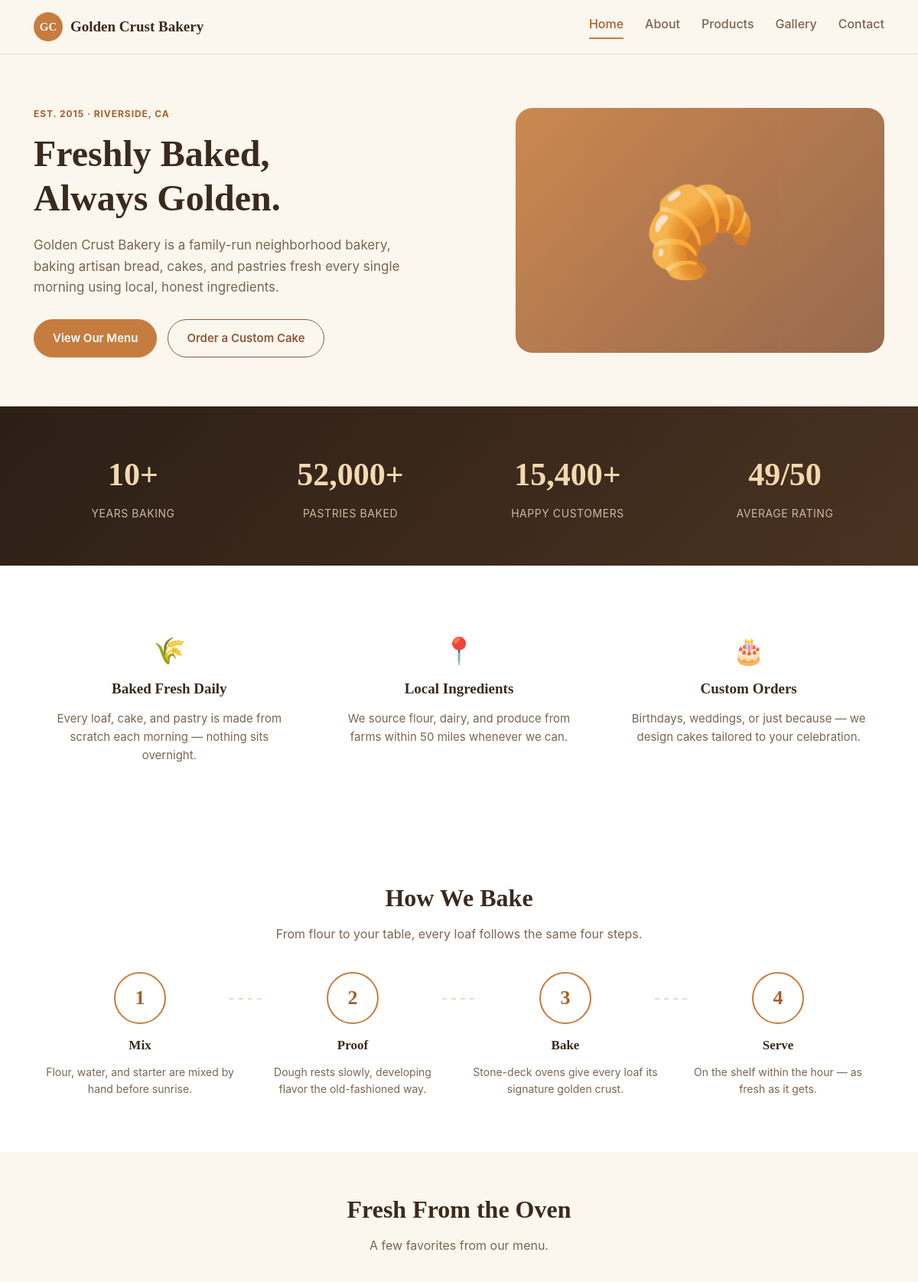
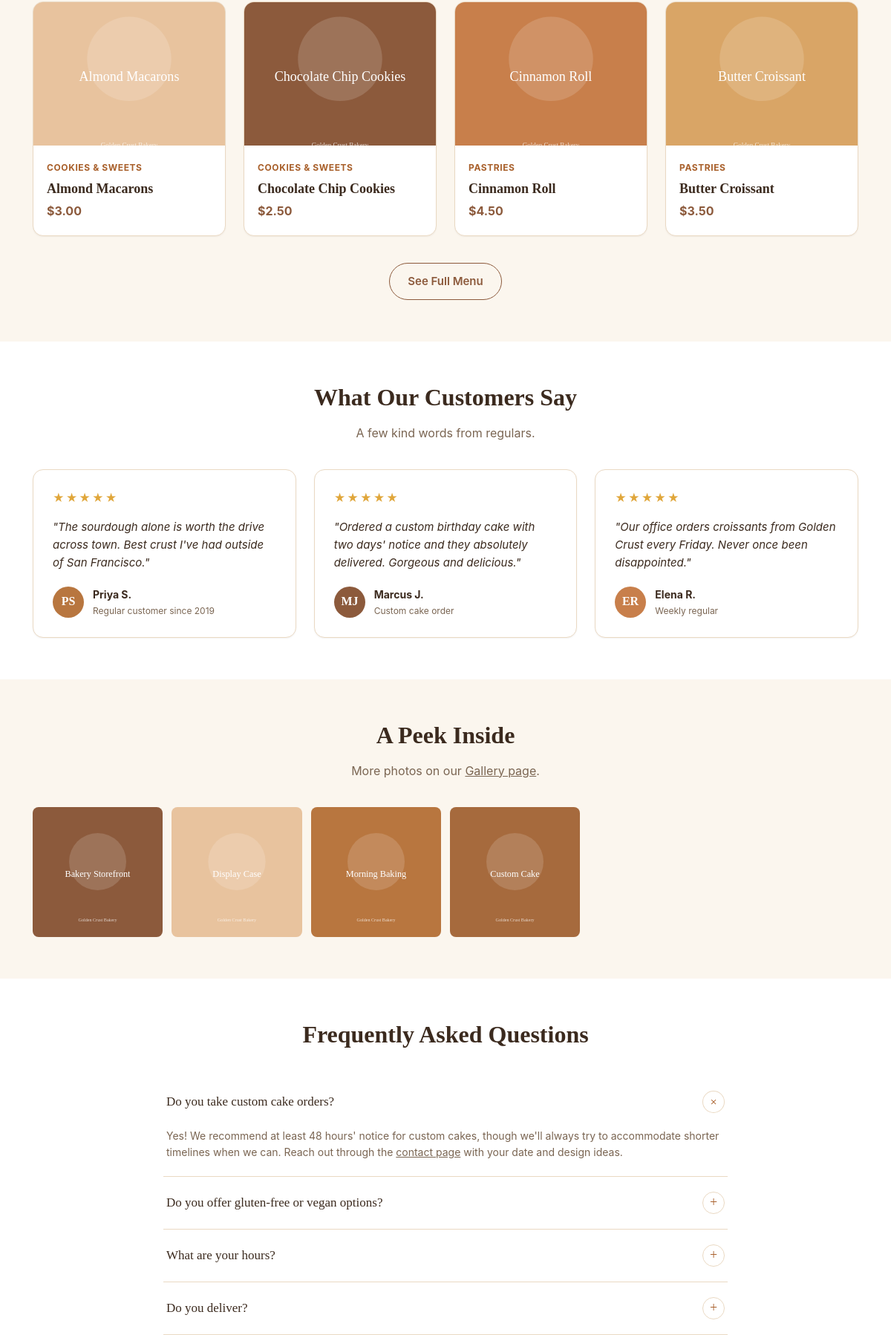
The page / (upper part) on the database its author committed (2 pictures, top to bottom).
### tables this page shows
CREATE TABLE products (
    id INT AUTO_INCREMENT PRIMARY KEY,
    category_id INT NOT NULL,
    name VARCHAR(150) NOT NULL,
    description TEXT,
    price DECIMAL(10, 2) NOT NULL DEFAULT 0.00,
    image_path VARCHAR(255),
    is_available TINYINT(1) NOT NULL DEFAULT 1,
    created_at TIMESTAMP NOT NULL DEFAULT CURRENT_TIMESTAMP,
    updated_at TIMESTAMP NOT NULL DEFAULT CURRENT_TIMESTAMP ON UPDATE CURRENT_TIMESTAMP,
    FOREIGN KEY (category_id) REFERENCES categories(id) ON DELETE CASCADE
);

CREATE TABLE categories (
    id INT AUTO_INCREMENT PRIMARY KEY,
    name VARCHAR(100) NOT NULL UNIQUE,
    display_order INT NOT NULL DEFAULT 0
);

CREATE TABLE gallery (
    id INT AUTO_INCREMENT PRIMARY KEY,
    image_path VARCHAR(255) NOT NULL,
    caption VARCHAR(255),
    created_at TIMESTAMP NOT NULL DEFAULT CURRENT_TIMESTAMP
);

### includes/functions.php (called while the page is built, shortened)
<?php
function e(?string $value): string
{
    return htmlspecialchars($value ?? '', ENT_QUOTES, 'UTF-8');
}

### index.php (the view, shortened to what this page needs)
<?php
require_once __DIR__ . '/includes/functions.php';
$pdo = get_db_connection();
$featuredProducts = $pdo->query(
    'SELECT p.*, c.name AS category_name FROM products p
     JOIN categories c ON c.id = p.category_id
     WHERE p.is_available = 1
     ORDER BY p.id DESC LIMIT 4'
)->fetchAll();
$galleryTeaser = $pdo->query('SELECT * FROM gallery ORDER BY created_at DESC LIMIT 6')->fetchAll();
require __DIR__ . '/includes/header.php';
?>
<section class="hero">
    <div class="container hero-inner">
        <div class="hero-text">
            <span class="eyebrow">Est. 2015 &middot; Riverside, CA</span>
            <h1>Freshly Baked,<br>Always Golden.</h1>
            <p>Golden Crust Bakery is a family-run neighborhood bakery, baking artisan bread, cakes, and
                pastries fresh every single morning using local, honest ingredients.</p>
            <div class="hero-actions">
                <a href="/services.php" class="btn btn-primary">View Our Menu</a>
                <a href="/contact.php" class="btn btn-outline">Order a Custom Cake</a>
            </div>
        </div>
        <div class="hero-art" aria-hidden="true">
            <div class="hero-blob"></div>
        </div>
    </div>
</section>
<section class="stats-band">
    <div class="container stats-grid">
        <div class="stat-item reveal">
            <span class="counter" data-count-to="10" data-suffix="+">0</span>
            <p>Years Baking</p>
        </div>
        <div class="stat-item reveal" data-reveal-delay="100">
            <span class="counter" data-count-to="52000" data-suffix="+">0</span>
            <p>Pastries Baked</p>
        </div>
        <div class="stat-item reveal" data-reveal-delay="200">
            <span class="counter" data-count-to="15400" data-suffix="+">0</span>
            <p>Happy Customers</p>
        </div>
        <div class="stat-item reveal" data-reveal-delay="300">
            <span class="counter" data-count-to="49" data-suffix="/50">0</span>
            <p>Average Rating</p>
        </div>
    </div>
</section>
<section class="section features">
    <div class="container">
        <div class="feature-grid">
            <div class="feature-card reveal">
                <div class="feature-icon">🌾</div>
                <h3>Baked Fresh Daily</h3>
                <p>Every loaf, cake, and pastry is made from scratch each morning &mdash; nothing sits overnight.</p>
            </div>
            <div class="feature-card reveal" data-reveal-delay="120">
                <div class="feature-icon">📍</div>
                <h3>Local Ingredients</h3>
                <p>We source flour, dairy, and produce from farms within 50 miles whenever we can.</p>
            </div>
            <div class="feature-card reveal" data-reveal-delay="240">
                <div class="feature-icon">🎂</div>
                <h3>Custom Orders</h3>
                <p>Birthdays, weddings, or just because &mdash; we design cakes tailored to your celebration.</p>
            </div>
        </div>
    </div>
</section>
<section class="section section-tinted">
    <div class="container">
        <div class="section-heading reveal">
            <h2>How We Bake</h2>
            <p>From flour to your table, every loaf follows the same four steps.</p>
        </div>
        <div class="process-grid">
            <div class="process-step reveal">
                <div class="process-number">1</div>
                <h3>Mix</h3>
                <p>Flour, water, and starter are mixed by hand before sunrise.</p>
            </div>
            <div class="process-step reveal" data-reveal-delay="120">
                <div class="process-number">2</div>
                <h3>Proof</h3>
                <p>Dough rests slowly, developing flavor the old-fashioned way.</p>
            </div>
            <div class="process-step reveal" data-reveal-delay="240">
                <div class="process-number">3</div>
                <h3>Bake</h3>
                <p>Stone-deck ovens give every loaf its signature golden crust.</p>
            </div>
            <div class="process-step reveal" data-reveal-delay="360">
                <div class="process-number">4</div>
                <h3>Serve</h3>
                <p>On the shelf within the hour &mdash; as fresh as it gets.</p>
            </div>
        </div>
    </div>
</section>
<section class="section featured">
    <div class="container">
        <div class="section-heading reveal">
            <h2>Fresh From the Oven</h2>
            <p>A few favorites from our menu.</p>
        </div>
        <div class="product-grid">
            <?php foreach ($featuredProducts as $i => $product): ?>
                <div class="product-card reveal" data-reveal-delay="<?= $i * 100 ?>">
                    <div class="product-image">
                        <img src="/<?= e($product['image_path']) ?>" alt="<?= e($product['name']) ?>" loading="lazy">
                    </div>
                    <div class="product-body">
                        <span class="product-category"><?= e($product['category_name']) ?></span>
                        <h3><?= e($product['name']) ?></h3>
                        <p class="product-price">$<?= number_format((float) $product['price'], 2) ?></p>
                    </div>
                </div>
            <?php endforeach; ?>
        </div>
        <div class="section-cta">
            <a href="/services.php" class="btn btn-outline">See Full Menu</a>
        </div>
    </div>
</section>
<section class="section section-tinted">
    <div class="container">
        <div class="section-heading reveal">
            <h2>What Our Customers Say</h2>
            <p>A few kind words from regulars.</p>
        </div>
        <div class="testimonial-grid">
            <div class="testimonial-card reveal">
                <div class="testimonial-stars">★★★★★</div>
                <p class="testimonial-quote">"The sourdough alone is worth the drive across town. Best crust I've had outside of San Francisco."</p>
                <div class="testimonial-author">
                    <img src="/assets/uploads/testimonials/priya.svg" alt="Priya S." class="testimonial-avatar">
                    <div>
                        <div class="testimonial-name">Priya S.</div>
                        <div class="testimonial-role">Regular customer since 2019</div>
                    </div>
                </div>
            </div>
            <div class="testimonial-card reveal" data-reveal-delay="120">
                <div class="testimonial-stars">★★★★★</div>
                <p class="testimonial-quote">"Ordered a custom birthday cake with two days' notice and they absolutely delivered. Gorgeous and delicious."</p>
                <div class="testimonial-author">
                    <img src="/assets/uploads/testimonials/marcus.svg" alt="Marcus J." class="testimonial-avatar">
                    <div>
                        <div class="testimonial-name">Marcus J.</div>
                        <div class="testimonial-role">Custom cake order</div>
                    </div>
                </div>
            </div>
            <div class="testimonial-card reveal" data-reveal-delay="240">
                <div class="testimonial-stars">★★★★★</div>
                <p class="testimonial-quote">"Our office orders croissants from Golden Crust every Friday. Never once been disappointed."</p>
                <div class="testimonial-author">
                    <img src="/assets/uploads/testimonials/elena.svg" alt="Elena R." class="testimonial-avatar">
                    <div>
                        <div class="testimonial-name">Elena R.</div>
                        <div class="testimonial-role">Weekly regular</div>
                    </div>
                </div>
            </div>
        </div>
    </div>
</section>
<?php if (!empty($galleryTeaser)): ?>
<section class="section">
    <div class="container">
        <div class="section-heading reveal">
            <h2>A Peek Inside</h2>
            <p>More photos on our <a href="/gallery.php" class="auth-link">Gallery page</a>.</p>
        </div>
        <div class="gallery-teaser-grid reveal">
            <?php foreach ($galleryTeaser as $image): ?>
                <a href="/gallery.php">
                    <img src="/<?= e($image['image_path']) ?>" alt="<?= e($image['caption'] ?: 'Gallery photo') ?>" loading="lazy">
                </a>
            <?php endforeach; ?>
        </div>
    </div>
</section>
<?php endif; ?>
<section class="section section-tinted">
    <div class="container">
        <div class="section-heading reveal">
            <h2>Frequently Asked Questions</h2>
        </div>
        <div class="faq-list reveal">
            <div class="faq-item open">
                <button type="button" class="faq-question">Do you take custom cake orders?</button>
                <div class="faq-answer">Yes! We recommend at least 48 hours' notice for custom cakes, though we'll always try to
                    accommodate shorter timelines when we can. Reach out through the <a href="/contact.php">contact page</a> with
                    your date and design ideas.</div>
            </div>
            <div class="faq-item">
                <button type="button" class="faq-question">Do you offer gluten-free or vegan options?</button>
            </div>
            <div class="faq-item">
                <button type="button" class="faq-question">What are your hours?</button>
            </div>
            <div class="faq-item">
                <button type="button" class="faq-question">Do you deliver?</button>
            </div>
        </div>
    </div>
</section>
<?php require __DIR__ . '/includes/footer.php'; ?>

### rows shown on the page
products: image_path (picture), category.name "COOKIES & SWEETS", name "Almond Macarons", price "3.00"
products: image_path (picture), category.name "COOKIES & SWEETS", name "Chocolate Chip Cookies", price "2.50"
products: image_path (picture), category.name "PASTRIES", name "Cinnamon Roll", price "4.50"
products: image_path (picture), category.name "PASTRIES", name "Butter Croissant", price "3.50"
gallery: image_path (picture)
gallery: image_path (picture)
gallery: image_path (picture)
gallery: image_path (picture)
